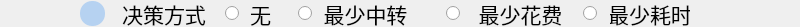
    <widget class="QFrame" name="frame_5">
     <property name="geometry">
      <rect>
       <x>0</x>
       <y>300</y>
       <width>800</width>
       <height>27</height>
      </rect>
     </property>
     <property name="minimumSize">
      <size>
       <width>800</width>
       <height>27</height>
      </size>
     </property>
     <property name="styleSheet">
      <string notr="true">border:none</string>
     </property>
     <property name="frameShape">
      <enum>QFrame::StyledPanel</enum>
     </property>
     <property name="frameShadow">
      <enum>QFrame::Raised</enum>
     </property>
     <widget class="QLabel" name="label_7">
      <property name="geometry">
       <rect>
        <x>80</x>
        <y>1</y>
        <width>25</width>
        <height>25</height>
       </rect>
      </property>
      <property name="minimumSize">
       <size>
        <width>25</width>
        <height>25</height>
       </size>
      </property>
      <property name="styleSheet">
       <string notr="true">*{
 border-radius: 12px; border: none; background: rgb(182,210,241);
}</string>
      </property>
      <property name="text">
       <string/>
      </property>
     </widget>
     <widget class="QLabel" name="label_23">
      <property name="geometry">
       <rect>
        <x>110</x>
        <y>0</y>
        <width>108</width>
        <height>27</height>
       </rect>
      </property>
      <property name="minimumSize">
       <size>
        <width>108</width>
        <height>27</height>
       </size>
      </property>
      <property name="font">
       <font>
        <family>微软雅黑</family>
        <pointsize>16</pointsize>
       </font>
      </property>
      <property name="text">
       <string>决策方式</string>
      </property>
      <property name="alignment">
       <set>Qt::AlignCenter</set>
      </property>
     </widget>
     <widget class="QRadioButton" name="radioButton_9">
      <property name="geometry">
       <rect>
        <x>225</x>
        <y>0</y>
        <width>16</width>
        <height>27</height>
       </rect>
      </property>
      <property name="minimumSize">
       <size>
        <width>15</width>
        <height>27</height>
       </size>
      </property>
      <property name="cursor">
       <cursorShape>PointingHandCursor</cursorShape>
      </property>
      <property name="styleSheet">
       <string notr="true"/>
      </property>
      <property name="text">
       <string/>
      </property>
      <property name="iconSize">
       <size>
        <width>18</width>
        <height>18</height>
       </size>
      </property>
      <property name="checked">
       <bool>false</bool>
      </property>
     </widget>
     <widget class="QRadioButton" name="radioButton_10">
      <property name="geometry">
       <rect>
        <x>298</x>
        <y>0</y>
        <width>16</width>
        <height>27</height>
       </rect>
      </property>
      <property name="minimumSize">
       <size>
        <width>15</width>
        <height>27</height>
       </size>
      </property>
      <property name="cursor">
       <cursorShape>PointingHandCursor</cursorShape>
      </property>
      <property name="styleSheet">
       <string notr="true"/>
      </property>
      <property name="text">
       <string/>
      </property>
      <property name="iconSize">
       <size>
        <width>18</width>
        <height>18</height>
       </size>
      </property>
      <property name="checked">
       <bool>false</bool>
      </property>
     </widget>
     <widget class="QRadioButton" name="radioButton_11">
      <property name="geometry">
       <rect>
        <x>446</x>
        <y>0</y>
        <width>16</width>
        <height>27</height>
       </rect>
      </property>
      <property name="minimumSize">
       <size>
        <width>15</width>
        <height>27</height>
       </size>
      </property>
      <property name="cursor">
       <cursorShape>PointingHandCursor</cursorShape>
      </property>
      <property name="styleSheet">
       <string notr="true"/>
      </property>
      <property name="text">
       <string/>
      </property>
      <property name="iconSize">
       <size>
        <width>18</width>
        <height>18</height>
       </size>
      </property>
      <property name="checked">
       <bool>false</bool>
      </property>
     </widget>
     <widget class="QRadioButton" name="radioButton_12">
      <property name="geometry">
       <rect>
        <x>583</x>
        <y>0</y>
        <width>16</width>
        <height>27</height>
       </rect>
      </property>
      <property name="minimumSize">
       <size>
        <width>15</width>
        <height>27</height>
       </size>
      </property>
      <property name="cursor">
       <cursorShape>PointingHandCursor</cursorShape>
      </property>
      <property name="styleSheet">
       <string notr="true"/>
      </property>
      <property name="text">
       <string/>
      </property>
      <property name="iconSize">
       <size>
        <width>18</width>
        <height>18</height>
       </size>
      </property>
      <property name="checked">
       <bool>false</bool>
      </property>
     </widget>
     <widget class="QLabel" name="label_24">
      <property name="geometry">
       <rect>
        <x>250</x>
        <y>0</y>
        <width>35</width>
        <height>27</height>
       </rect>
      </property>
      <property name="minimumSize">
       <size>
        <width>35</width>
        <height>27</height>
       </size>
      </property>
      <property name="font">
       <font>
        <family>微软雅黑</family>
        <pointsize>16</pointsize>
       </font>
      </property>
      <property name="text">
       <string>无</string>
      </property>
      <property name="alignment">
       <set>Qt::AlignLeading|Qt::AlignLeft|Qt::AlignVCenter</set>
      </property>
     </widget>
     <widget class="QLabel" name="label_25">
      <property name="geometry">
       <rect>
        <x>320</x>
        <y>0</y>
        <width>91</width>
        <height>27</height>
       </rect>
      </property>
      <property name="minimumSize">
       <size>
        <width>80</width>
        <height>27</height>
       </size>
      </property>
      <property name="font">
       <font>
        <family>微软雅黑</family>
        <pointsize>16</pointsize>
       </font>
      </property>
      <property name="text">
       <string>最少中转</string>
      </property>
      <property name="alignment">
       <set>Qt::AlignCenter</set>
      </property>
     </widget>
     <widget class="QLabel" name="label_26">
      <property name="geometry">
       <rect>
        <x>470</x>
        <y>0</y>
        <width>101</width>
        <height>27</height>
       </rect>
      </property>
      <property name="minimumSize">
       <size>
        <width>80</width>
        <height>27</height>
       </size>
      </property>
      <property name="font">
       <font>
        <family>微软雅黑</family>
        <pointsize>16</pointsize>
       </font>
      </property>
      <property name="text">
       <string>最少花费</string>
      </property>
      <property name="alignment">
       <set>Qt::AlignCenter</set>
      </property>
     </widget>
     <widget class="QLabel" name="label_27">
      <property name="geometry">
       <rect>
        <x>610</x>
        <y>0</y>
        <width>80</width>
        <height>27</height>
       </rect>
      </property>
      <property name="minimumSize">
       <size>
        <width>80</width>
        <height>27</height>
       </size>
      </property>
      <property name="font">
       <font>
        <family>微软雅黑</family>
        <pointsize>16</pointsize>
       </font>
      </property>
      <property name="text">
       <string>最少耗时</string>
      </property>
      <property name="alignment">
       <set>Qt::AlignCenter</set>
      </property>
     </widget>
    </widget>
